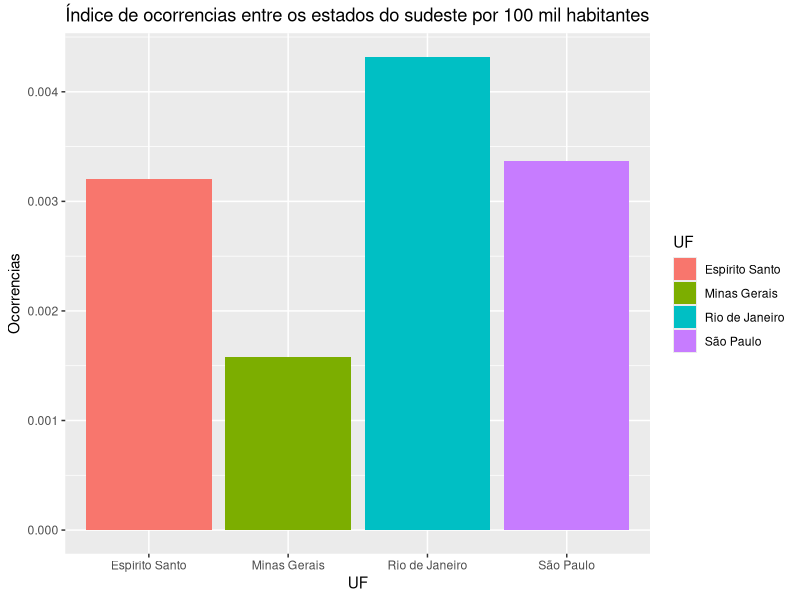
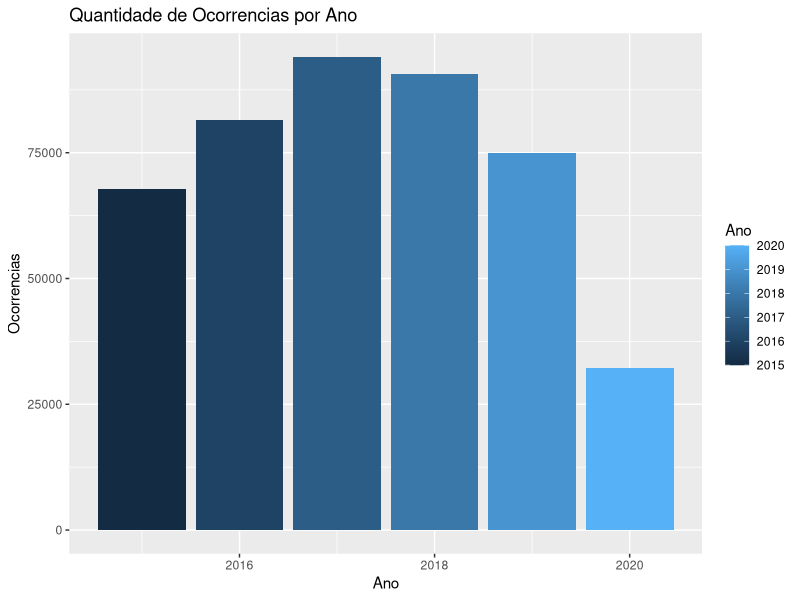
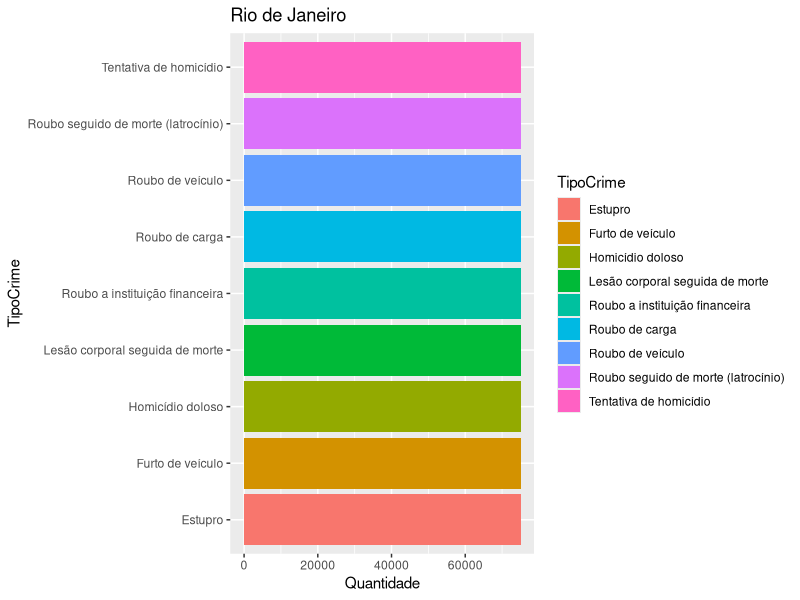
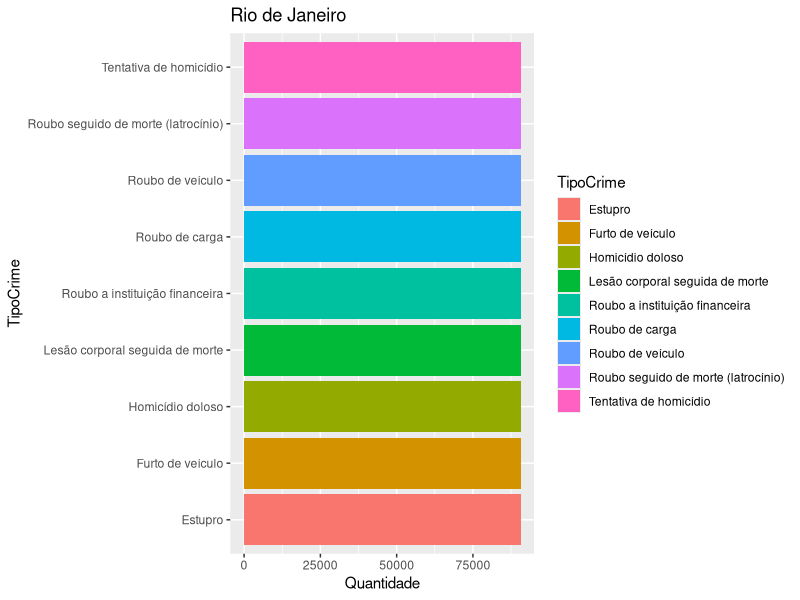
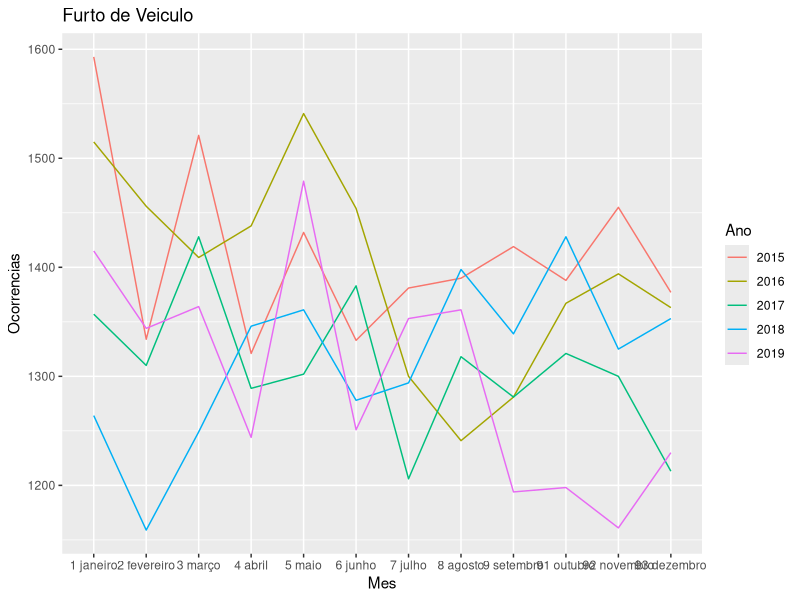
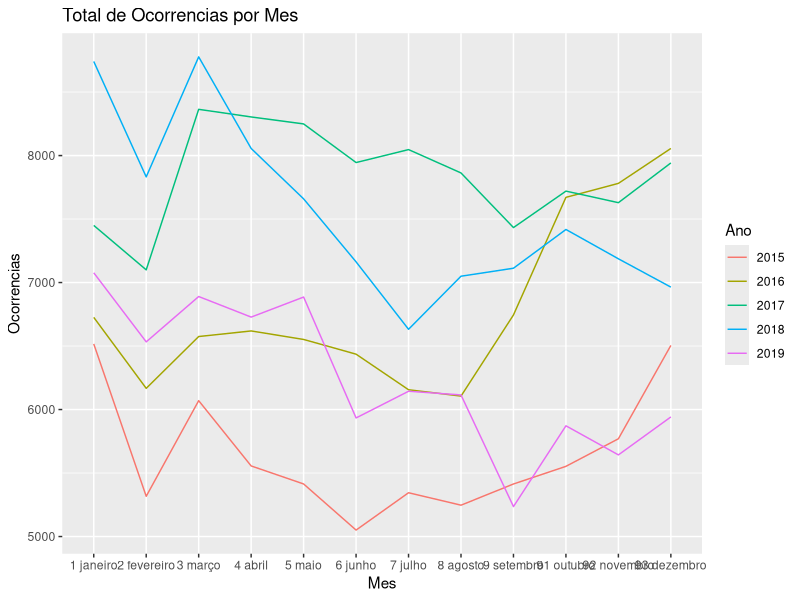
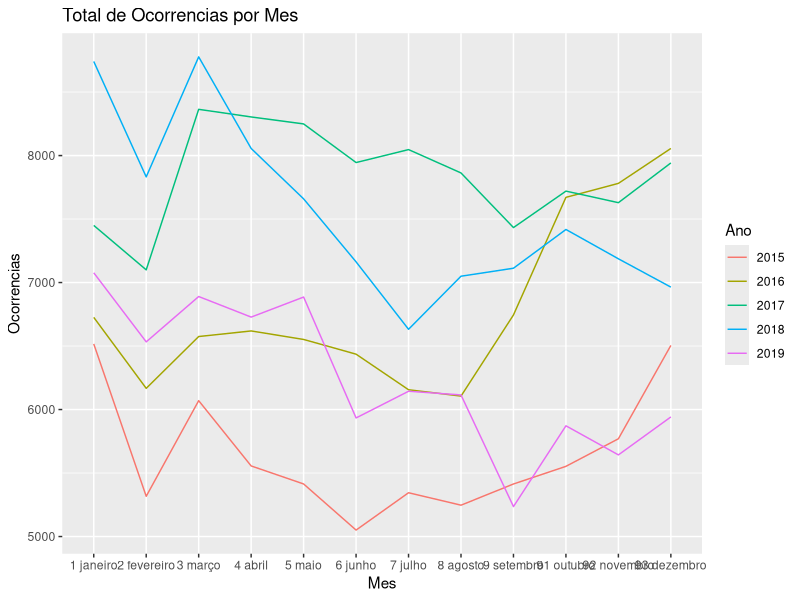

Generate these figures, in order, with R:
#Limpar
rm(list=ls())

#Operacao da forca nacional em 2017
#https://www.justica.gov.br/news/operacao-da-forca-nacional-no-rio-de-janeiro-e-estendida-por-30-dias
#https://www.justica.gov.br/news/forca-nacional-vai-apoiar-acoes-de-seguranca-publica-no-rj-ate-final-do-ano
#GLO no rio de janeiro
#https://www.poder360.com.br/governo/rio-de-janeiro-e-estado-com-mais-glos-na-decada/
#https://g1.globo.com/rio-de-janeiro/noticia/temer-assina-decreto-que-autoriza-forcas-armadas-a-atuarem-na-seguranca-publica-do-rio.ghtml
#Intervenção federal no rio de Janeiro:
#https://pt.wikipedia.org/wiki/Interven%C3%A7%C3%A3o_federal_no_Rio_de_Janeiro_em_2018
#Força Nacional de Segurança
#https://www.justica.gov.br/news/collective-nitf-content-1546630482.88
#Roubo de Carga
##https://www.gov.br/mj/pt-br/assuntos/noticias/forca-nacional-e-policia-carioca-zeram-roubos-a-carga-no-rio-de-janeiro

library("ggplot2")
library("dplyr")
library("readxl")
library("tidyr")
library("magrittr")
#Arquivo Conseguido pelo link:
#https://dados.gov.br/dataset/sistema-nacional-de-estatisticas-de-seguranca-publica/resource/feeae05e-faba-406c-8a4a-512aec91a9d1


dados <- read_excel("indicadoressegurancapublicaufjul20.xlsx")



nomes<-c("UF","TipoCrime","Ano","Mes","Ocorrencia","Partido","Populacao")
names(dados)<-nomes

dados.teste<-dados

#Verifica a base
summary(dados.teste)

#Transformar em factor
dados.teste$TipoCrime<-as.factor(dados.teste$TipoCrime)
dados.teste$UF<-as.factor(dados.teste$UF)
dados.teste$Mes<-as.factor(dados.teste$Mes)
dados.teste$Ocorrencia<-as.numeric(dados.teste$Ocorrencia)
dados.teste$Partido<-as.factor(dados.teste$Partido)
dados.teste$Populacao<-as.numeric(dados.teste$Populacao)

#Verifica a base
summary(dados.teste)

#Filtra por 2019
dados.teste.2019 <- dados.teste%>% filter(Ano==2019)
dados.teste.2019 <- 
  filter(dados.teste.2019, UF %in% c("São Paulo","Rio de Janeiro","Minas Gerais","Espírito Santo"))

#Cria a numeracao divido pelo numero de habitantes
dados.teste.2019 <- mutate(dados.teste.2019,OcorrenciaPHabitante=Ocorrencia/Populacao)

#Faz um grafico do total de ocorrencias no ano de 2019 por estado
dados.teste.2019 %>% 
  group_by(UF) %>%
  summarise(Ocorrencias=sum(OcorrenciaPHabitante)) %>%
  ggplot()+ geom_bar(aes(x=UF,y=Ocorrencias, fill = UF),stat='identity') +
  ggtitle("Índice de ocorrencias entre os estados do sudeste por 100 mil habitantes")


#Filtra para trabalharmos com o estado do Rio
dados.AC<-filter(dados.teste,UF=="Rio de Janeiro")


##Crimes por ano
#Coloca as ocorrencias por Ano
dados.AC.Partido<-dados.AC %>%
  group_by(Ano,Partido) %>%
  summarise(Ocorrencias=sum(Ocorrencia))
#Quantidade de Ocorrencias por Ano
dados.AC.Partido %>%
  ggplot()+ geom_bar(aes(x=Ano,y=Ocorrencias, fill = Ano),stat='identity') +
  ggtitle("Quantidade de Ocorrencias por Ano")



#Crimes no ano  de 2019
dados.AC %>%
  filter(Ano==2019) %>%
  group_by(TipoCrime) %>%
  count(TipoCrime,Quantidade=sum(Ocorrencia)) %>%
  ggplot()+
  geom_bar(aes(x=Quantidade,y=TipoCrime, fill = TipoCrime),stat='identity') +
  ggtitle("Rio de Janeiro")

#Crimes no ano  de 2018
dados.AC %>%
  filter(Ano==2018) %>%
  group_by(TipoCrime) %>%
  count(TipoCrime,Quantidade=sum(Ocorrencia)) %>%
  ggplot()+
  geom_bar(aes(x=Quantidade,y=TipoCrime, fill = TipoCrime),stat='identity') +
  ggtitle("Rio de Janeiro")


#Filtra as ocorrencias por Roubo de veiculo e Mes no ano de Menor que 2020
dados.AC.Ano<-dados.AC %>%
  filter(Ano<2020) %>%
  group_by(Ano,Mes,TipoCrime) %>%
  summarise(Ocorrencias=sum(Ocorrencia))


#Faz as alteracoes para rodar o grafico
dados.AC.Ano.furto<-dados.AC.Ano %>% filter(TipoCrime=="Furto de veículo")
dados.AC.Ano.furto$Ano<-as.factor(dados.AC.Ano.furto$Ano)
dados.AC.Ano.furto$Mes<-as.character(dados.AC.Ano.furto$Mes)

#Organizar os meses pela ordem de janeiro a dezembro
dados.AC.Ano.furto$Mes[dados.AC.Ano.furto$Mes=="janeiro"]<-"1 janeiro"
dados.AC.Ano.furto$Mes[dados.AC.Ano.furto$Mes=="fevereiro"]<-"2 fevereiro"
dados.AC.Ano.furto$Mes[dados.AC.Ano.furto$Mes=="março"]<-"3 março"
dados.AC.Ano.furto$Mes[dados.AC.Ano.furto$Mes=="abril"]<-"4 abril"
dados.AC.Ano.furto$Mes[dados.AC.Ano.furto$Mes=="maio"]<-"5 maio"
dados.AC.Ano.furto$Mes[dados.AC.Ano.furto$Mes=="junho"]<-"6 junho"
dados.AC.Ano.furto$Mes[dados.AC.Ano.furto$Mes=="julho"]<-"7 julho"
dados.AC.Ano.furto$Mes[dados.AC.Ano.furto$Mes=="agosto"]<-"8 agosto"
dados.AC.Ano.furto$Mes[dados.AC.Ano.furto$Mes=="setembro"]<-"9 setembro"
dados.AC.Ano.furto$Mes[dados.AC.Ano.furto$Mes=="outubro"]<-"91 outubro"
dados.AC.Ano.furto$Mes[dados.AC.Ano.furto$Mes=="novembro"]<-"92 novembro"
dados.AC.Ano.furto$Mes[dados.AC.Ano.furto$Mes=="dezembro"]<-"93 dezembro"



dados.AC.Ano.furto<-dados.AC.Ano.furto[order(dados.AC.Ano.furto$Ano,dados.AC.Ano.furto$Mes),]


ggplot(dados.AC.Ano.furto,aes(Mes,Ocorrencias,group=Ano)) + 
  geom_line(aes(colour=Ano)) +  
  ggtitle("Furto de Veiculo")


#***********Crimes Gerais***************
 

#Faz as alteracoes para rodar o grafico
dados.RJ.Geral<-dados.AC.Ano

#Gera um total de Ocorrencias Por Mes
dados.RJ.Geral<-dados.RJ.Geral %>%
  group_by(Ano,Mes) %>%
  summarise(Ocorrencias=sum(Ocorrencias))

dados.RJ.Geral$Ano<-as.factor(dados.RJ.Geral$Ano)
dados.RJ.Geral$Mes<-as.character(dados.RJ.Geral$Mes)


#Organizar os meses pela ordem de janeiro a dezembro
dados.RJ.Geral$Mes[dados.RJ.Geral$Mes=="janeiro"]<-"1 janeiro"
dados.RJ.Geral$Mes[dados.RJ.Geral$Mes=="fevereiro"]<-"2 fevereiro"
dados.RJ.Geral$Mes[dados.RJ.Geral$Mes=="março"]<-"3 março"
dados.RJ.Geral$Mes[dados.RJ.Geral$Mes=="abril"]<-"4 abril"
dados.RJ.Geral$Mes[dados.RJ.Geral$Mes=="maio"]<-"5 maio"
dados.RJ.Geral$Mes[dados.RJ.Geral$Mes=="junho"]<-"6 junho"
dados.RJ.Geral$Mes[dados.RJ.Geral$Mes=="julho"]<-"7 julho"
dados.RJ.Geral$Mes[dados.RJ.Geral$Mes=="agosto"]<-"8 agosto"
dados.RJ.Geral$Mes[dados.RJ.Geral$Mes=="setembro"]<-"9 setembro"
dados.RJ.Geral$Mes[dados.RJ.Geral$Mes=="outubro"]<-"91 outubro"
dados.RJ.Geral$Mes[dados.RJ.Geral$Mes=="novembro"]<-"92 novembro"
dados.RJ.Geral$Mes[dados.RJ.Geral$Mes=="dezembro"]<-"93 dezembro"



dados.RJ.Geral<-dados.RJ.Geral[order(dados.RJ.Geral$Ano,dados.RJ.Geral$Mes),]


ggplot(dados.RJ.Geral,aes(Mes,Ocorrencias,group=Ano)) + 
  geom_line(aes(colour=Ano)) +  
  ggtitle("Total de Ocorrencias por Mes") 


#Filtrando tirando o ano de 2015
dados.RJ.Geral.filter<- filter(dados.RJ.Geral,Ano %in% c("2016","2017","2018","2019"))
ggplot(dados.RJ.Geral,aes(Mes,Ocorrencias,group=Ano)) + 
  geom_line(aes(colour=Ano)) +  
  ggtitle("Total de Ocorrencias por Mes") 


